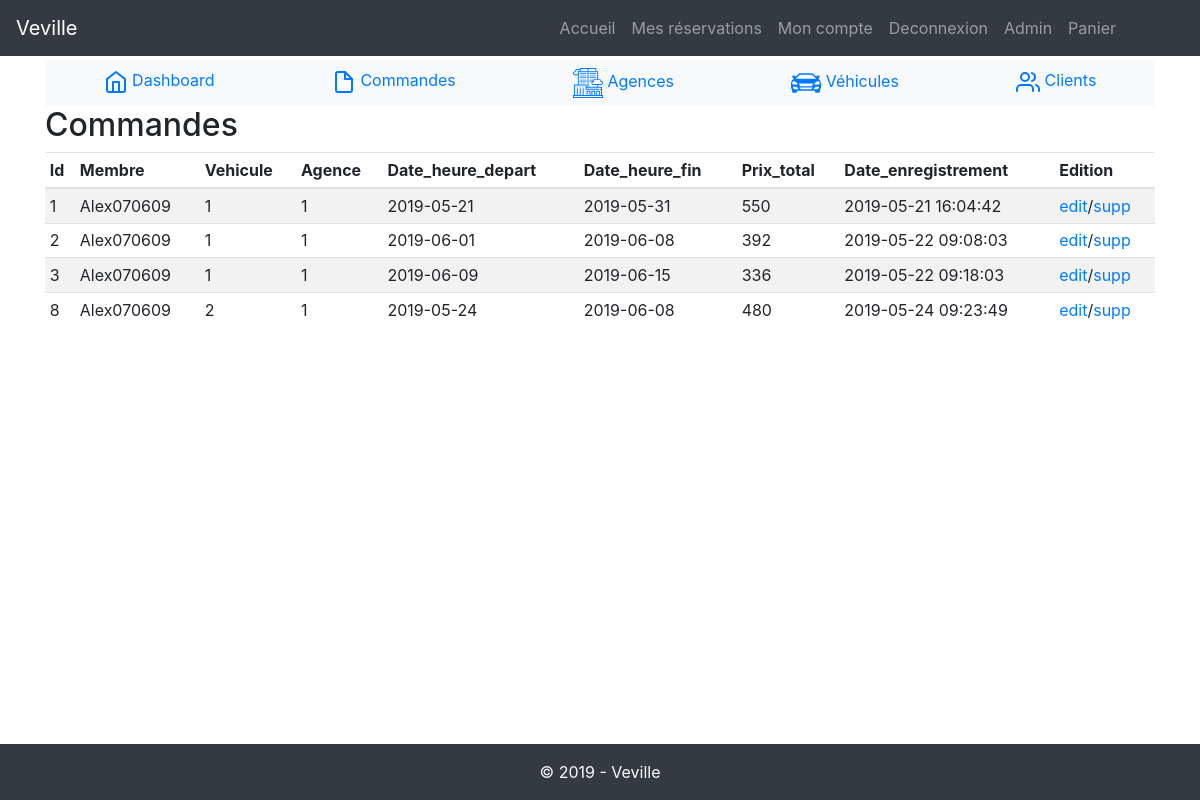
/admin/commandes.php (signed in), run on the app's committed database.
### tables this page shows
CREATE TABLE IF NOT EXISTS `commande` (
  `idcommande` int(10) UNSIGNED NOT NULL AUTO_INCREMENT,
  `membre_idmembre` int(10) UNSIGNED NOT NULL,
  `vehicule_idvehicule` int(10) UNSIGNED NOT NULL,
  `vehicule_idagences` int(10) UNSIGNED NOT NULL,
  `date_heure_depart` date NOT NULL,
  `date_heure_fin` date NOT NULL,
  `prix_total` int(3) NOT NULL,
  `date_enregistrement` datetime NOT NULL,
  PRIMARY KEY (`idcommande`),
  KEY `fk_commande_membre1_idx` (`membre_idmembre`),
  KEY `fk_vehicule_idvehicule_idx` (`vehicule_idvehicule`),
  KEY `fk_vehicule_idagence_idx` (`vehicule_idagences`)
);

CREATE TABLE IF NOT EXISTS `membre` (
  `idmembre` int(10) UNSIGNED NOT NULL AUTO_INCREMENT,
  `pseudo` varchar(20) NOT NULL,
  `mdp` varchar(100) NOT NULL,
  `nom` varchar(20) NOT NULL,
  `prenom` varchar(20) NOT NULL,
  `email` varchar(50) NOT NULL,
  `civilite` enum('m','f') NOT NULL,
  `statut` int(3) NOT NULL,
  `date_enregistrement` datetime NOT NULL,
  `photo` varchar(255) DEFAULT NULL,
  PRIMARY KEY (`idmembre`)
);

### inc/function.php (called while the page is built, shortened)
<?php
function execReq( $req, $params=array() ){
    global $pdo;
    $r = $pdo->prepare($req);
    if( !empty($params) ){
        foreach($params as $key => $value){
            $params[$key] = htmlspecialchars($value,ENT_QUOTES);
            $r->bindValue($key, $params[$key],PDO::PARAM_STR);
        }
    }
    $r->execute();
    return $r;
};

### admin/commandes.php (the view, shortened to what this page needs)
<?php
require_once('../inc/header.php');
    ?><form method="POST">
<div role="main">
    <h2>Commandes</h2>
    <div class="table-responsive overflow-auto">
    <table class="table table-striped table-sm">
        <?php
        $whereclause = '';
        $commande = execReq( "SELECT * FROM commande $whereclause");
        ?>
        <thead>
            <tr>
            <?php
            for($i=0;$i<$commande->columnCount();$i++){
                $colonne = $commande->getColumnMeta($i);
                if( $colonne['name'] == 'idcommande' ){
                    $colonne['name'] = 'id';
                }
                if( $colonne['name'] == 'membre_idmembre' ){
                    $colonne['name'] = 'membre';
                }
                if( $colonne['name'] == 'vehicule_idvehicule' ){
                    $colonne['name'] = 'vehicule';
                }
                if( $colonne['name'] == 'vehicule_idagences' ){
                    $colonne['name'] = 'agence';
                }
                ?>
                    <th><?= ucfirst($colonne['name']) ?></th>
                <?php
            } ?>
            <th>Edition</th>
            </tr>
        </thead>
        <tbody>
            <?php while( $ligne = $commande->fetch()){
                ?><tr><?php
                foreach($ligne as $key => $value){
                    if($key == 'membre_idmembre'){
                        $membre = execReq( "SELECT * FROM membre WHERE idmembre=:idmembre", array(
                            'idmembre' => $value
                        ));
                        $leMembre = $membre->fetch();
                        $value = $leMembre['pseudo'];
                    }?>
                    <td><?= $value ?></td><?php
                }
                ?><td><a href="?action=edit&id=<?= $ligne['idcommande'] ?>&membre=<?= $ligne['membre_idmembre'] ?>&vehicule=<?= $ligne['vehicule_idvehicule'] ?>&agence=<?= $ligne['vehicule_idagences'] ?>">edit</a>/<a href="?action=supp&id=<?= $ligne['idcommande'] ?>">supp</a></td><?php
            } ?>
            </tr>
        </tbody>
    </table>
</div>
<?php
require_once('../inc/footer.php');

### data on the page
commande: idcommande "1", vehicule_idvehicule "1", vehicule_idagences "1", date_heure_depart "2019-05-21", date_heure_fin "2019-05-31", prix_total "550", date_enregistrement "2019-05-21 16:04:42"
membre: pseudo "Alex070609"
commande: idcommande "2", vehicule_idvehicule "1", vehicule_idagences "1", date_heure_depart "2019-06-01", date_heure_fin "2019-06-08", prix_total "392", date_enregistrement "2019-05-22 09:08:03"
commande: idcommande "3", vehicule_idvehicule "1", vehicule_idagences "1", date_heure_depart "2019-06-09", date_heure_fin "2019-06-15", prix_total "336", date_enregistrement "2019-05-22 09:18:03"
commande: idcommande "8", vehicule_idvehicule "2", vehicule_idagences "1", date_heure_depart "2019-05-24", date_heure_fin "2019-06-08", prix_total "480", date_enregistrement "2019-05-24 09:23:49"

### other printed values
$colonne['name'] "Id"
$colonne['name'] "Membre"
$colonne['name'] "Vehicule"
$colonne['name'] "Agence"
$colonne['name'] "Date_heure_depart"
$colonne['name'] "Date_heure_fin"
$colonne['name'] "Prix_total"
$colonne['name'] "Date_enregistrement"
